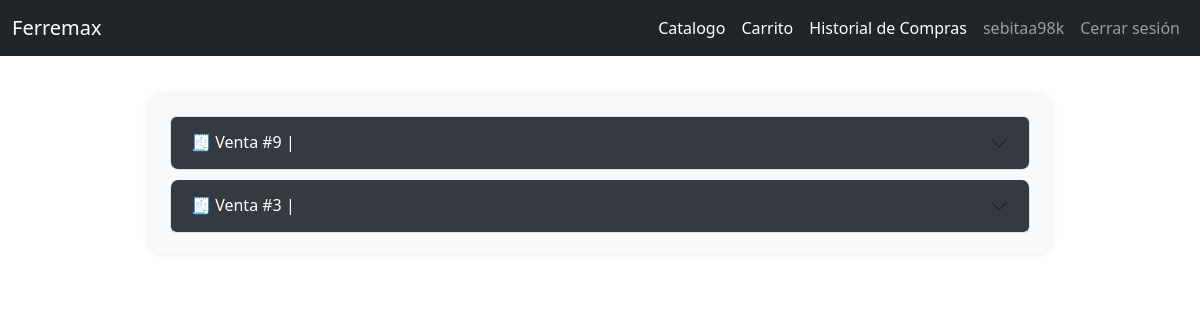
Page /historia_compras/ (signed in) on the earlier database version.
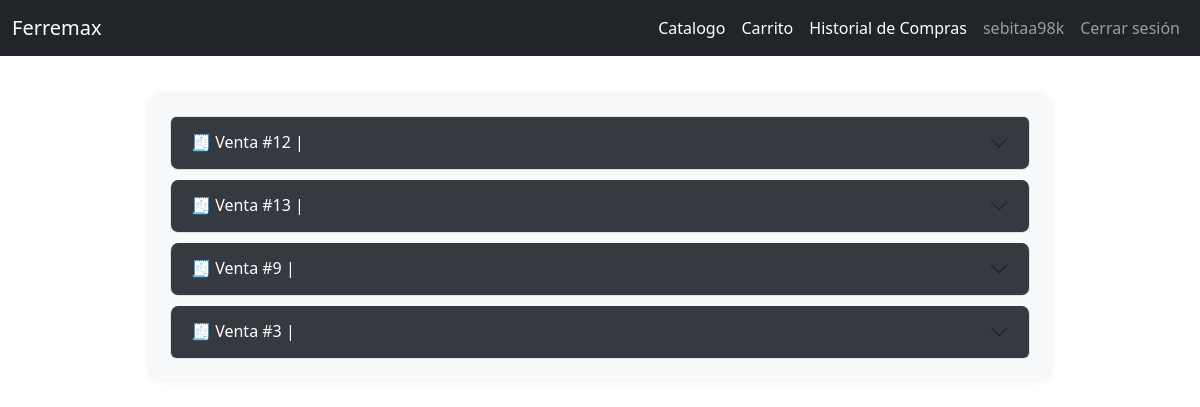
Same page on the later database version.
### carrito/models.py (models this page shows, shortened)
class Venta_productos(models.Model):
    ESTADO_VENTA_CHOICES = [
        ('carrito', 'Carrito'),
        ('pagado', 'Pagado'),
    ]
    id_usuario = models.ForeignKey(User, on_delete=models.CASCADE, related_name='ventas')
    total_venta = models.IntegerField()
    fecha_transaccion = models.DateField(null=True, blank=True)
    estado_venta = models.CharField(max_length=200, choices=ESTADO_VENTA_CHOICES, default='carrito')
    webpay_transaction_id = models.CharField(max_length=100, blank=True, null=True)
    webpay_payment_status = models.CharField(max_length=50, blank=True, null=True)

### home/views.py (the view)
# urls.py: path('historia_compras/',views.HistorialComprasView, name='historial_compras'),
def HistorialComprasView(request):
    ventas = Venta_productos.objects.filter(id_usuario=request.user, estado_venta='pagado').order_by('-fecha_transaccion')
    return render(request, 'home/historial_compras.html', {'ventas': ventas})

### home/templates/home/historial_compras.html (shortened to what this page needs)
<!DOCTYPE html>
<html lang="en">
<head>
    <link href="https://cdn.jsdelivr.net/npm/bootstrap@5.3.5/dist/css/bootstrap.min.css" rel="stylesheet"
>
</head>
<body>
    {% include 'home/navbar.html' %}
    <div class="ventas-container">
        <div class="accordion" id="accordionExample">
            {% for venta in ventas %}
                {% if venta.webpay_transaction_id  %}
                    <div class="accordion-item">
                        <h2 class="accordion-header" id="heading{{ forloop.counter }}">
                            <button class="accordion-button collapsed" type="button" data-bs-toggle="collapse" data-bs-target="#collapse{{ forloop.counter }}" aria-expanded="false" aria-controls="collapse{{ forloop.counter }}">
                                🧾 Venta #{{ venta.id }} |
                            </button>
                        </h2>
                    </div>
                {%endif %}
            {% empty %}
                <p class="text-muted text-center mt-4">No hay ventas registradas.</p>
            {% endfor %}
        </div>
    </div>
</body>
</html>

Differences in the rows shown:
now on this page (row edited): Venta_productos: id "12"
added Venta_productos: id "13"
